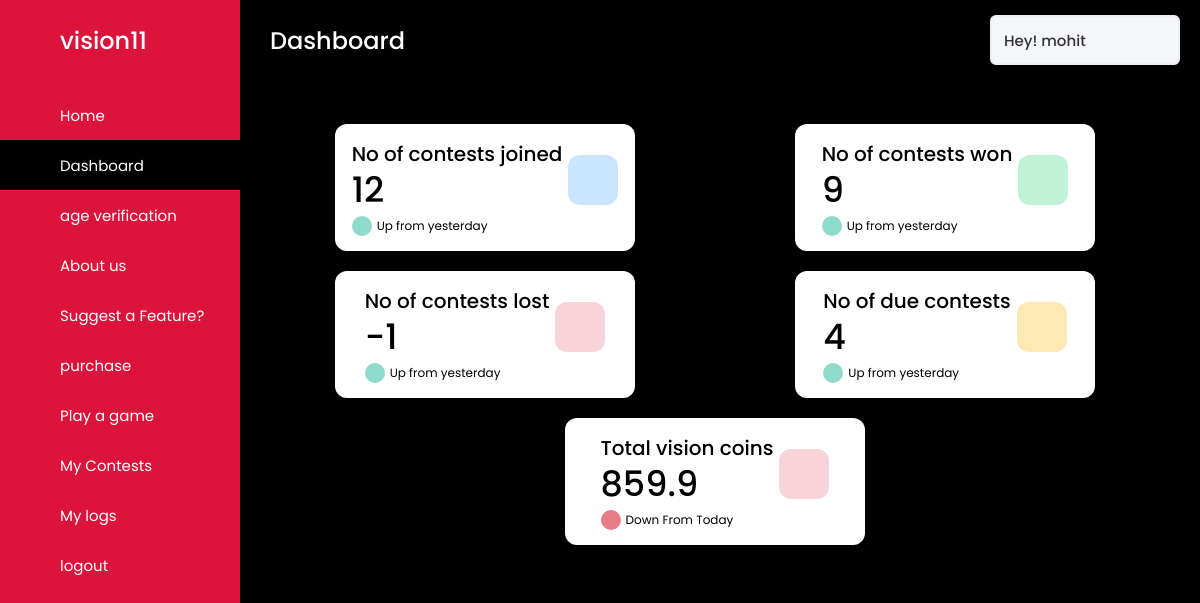
Before: /dashboard (signed in) with the older database file.
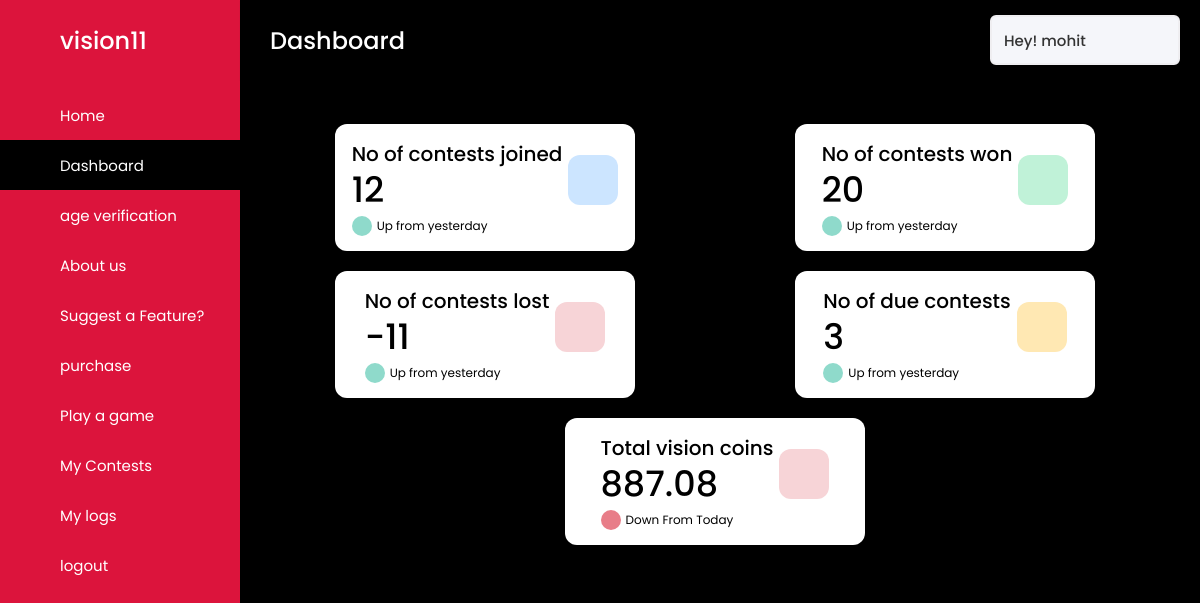
After: the same page with the newer database file.
### usermanagerAPP/models.py (models this page shows, shortened)
class User1(AbstractUser):
    first_name = models.CharField(
        max_length=20
    )
    last_name = models.CharField(
        max_length=20
    )
    username = models.CharField(
        max_length=20,
        unique=True
    )
    age = models.IntegerField(
        null=True,
        blank=True
    )
    email = models.EmailField(
        max_length=50
    )
    vision_credits = models.FloatField(
        default=0
    )
    currency_type = models.CharField(
        choices=Currency_Choices,
        default=Choices.VISION_CANDIES,
        max_length=50
    )
    gender_type = models.CharField(
        choices=Gender_Choices,
        null=True,
        max_length=10
    )
    country = models.CharField(
        max_length=50
    )
    adult = models.BooleanField(
        'Adult_status',
        default=False
    )
    staff = models.BooleanField(
        'Staff_status',
        default=False
    )
    superuser = models.BooleanField(
        'super_user_status',
        default=False
    )
    aadhar_image = models.FileField(
        upload_to='others',
        null=True,
        blank=True
    )
    contests_won = models.IntegerField(
        default=0
    )
    objects = UserManager()
    @property
    def is_adult(self):
        return self.adult

### mainAPP/views.py (the view)
# urls.py: path('dashboard',views.RenderDashboard),
@login_required(login_url='/accounts/login')
def RenderDashboard(request):
    try:
        return vision11_render.render_dashboard(request)
    except:
        return redirect('/')

### mainAPP/repository.py (called while the page is built)
    def render_dashboard(request):
        contests = Contest.objects.all()
        contest_joined = []
        pending_res = 0
        number_contests = 0
        for contest in contests:
            if request.user in contest.user.all():
                contest_joined.append(contest)
                number_contests += 1
                if not contest.match_id.is_match_end:
                    pending_res += 1
        return render(request,
            'dashboard.html',
            {'contests':contest_joined,'numberjoined':number_contests,
            'numberwon':request.user.contests_won,
            'numberloss':number_contests-request.user.contests_won-pending_res,
            'pending':pending_res}
        )

### mainAPP/templatetags/mathround.py (called while the page is built)
@register.filter('mathround')
def mathround(float_num, val):
    return round(float_num,val)

### templates/dashboard.html (shortened to what the changed rows need)
{% load static %}
{% load mathround %}
{% block content %}
<!DOCTYPE html>
<html lang="en">
<head>
  <link rel="stylesheet" href="{% static 'css/plans.css' %}">
  <link rel="stylesheet" href="{% static 'css/dashboard.css' %}">
</head>
  <body>
    <section class="home-section">
      <nav>
        <div class="profile-details">
          <span class="admin_name">Hey! {{user.username}}</span>
        </div>
      </nav>
      <div class="home-content" id="base-dashboard">
        <div class="overview-boxes">
          <div class="box">
            <div class="right-side">
              <div class="box-topic">No of contests won</div>
              <div class="number">{{numberwon}}</div>
              <div class="indicator">
                <i class='bx bx-up-arrow-alt'></i>
                <span class="text">Up from yesterday</span>
              </div>
            </div>
          </div>
          <div class="box">
            <div class="right-side">
              <div class="box-topic">No of contests lost</div>
              <div class="number">{{numberloss}}</div>
              <div class="indicator">
                <i class='bx bx-up-arrow-alt'></i>
                <span class="text">Up from yesterday</span>
              </div>
            </div>
          </div>
          <div class="box">
            <div class="right-side">
              <div class="box-topic">No of due contests</div>
              <div class="number">{{pending}}</div>
              <div class="indicator">
                <i class='bx bx-up-arrow-alt'></i>
                <span class="text">Up from yesterday</span>
              </div>
            </div>
          </div>
          <div class="box">
            <div class="right-side">
              <div class="box-topic">Total {{user.currency_type}}</div>
              <div class="number">{{user.vision_credits|mathround:3}}</div>
              <div class="indicator">
                <i class='bx bx-down-arrow-alt down'></i>
                <span class="text">Down From Today</span>
              </div>
            </div>
          </div>
        </div>
      </div>
    </section>
  </body>
</html>
{% endblock %}

Changed rows visible on the page:
changed User1 "vision coins": vision_credits|mathround "859.9" → "887.08"
Other visible differences:
{{ numberwon }}: "9" → "20"
{{ numberloss }}: "-1" → "-11"
{{ pending }}: "4" → "3"
